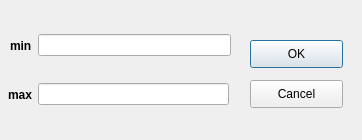
<?xml version="1.0" encoding="UTF-8"?>
<ui version="4.0">
 <class>DialogMinMax</class>
 <widget class="QDialog" name="DialogMinMax">
  <property name="geometry">
   <rect>
    <x>0</x>
    <y>0</y>
    <width>362</width>
    <height>140</height>
   </rect>
  </property>
  <property name="windowTitle">
   <string>Dialog</string>
  </property>
  <widget class="QWidget" name="horizontalLayoutWidget">
   <property name="geometry">
    <rect>
     <x>10</x>
     <y>10</y>
     <width>221</width>
     <height>71</height>
    </rect>
   </property>
   <layout class="QHBoxLayout" name="horizontalLayout">
    <item>
     <widget class="QLabel" name="label">
      <property name="font">
       <font>
        <pointsize>9</pointsize>
        <weight>75</weight>
        <bold>true</bold>
       </font>
      </property>
      <property name="frameShape">
       <enum>QFrame::NoFrame</enum>
      </property>
      <property name="text">
       <string>min</string>
      </property>
      <property name="textFormat">
       <enum>Qt::AutoText</enum>
      </property>
      <property name="scaledContents">
       <bool>false</bool>
      </property>
     </widget>
    </item>
    <item>
     <widget class="QLineEdit" name="minLineEdit"/>
    </item>
   </layout>
  </widget>
  <widget class="QPushButton" name="pushButton">
   <property name="geometry">
    <rect>
     <x>250</x>
     <y>40</y>
     <width>93</width>
     <height>28</height>
    </rect>
   </property>
   <property name="text">
    <string>OK</string>
   </property>
   <property name="default">
    <bool>true</bool>
   </property>
  </widget>
  <widget class="QPushButton" name="pushButton_2">
   <property name="geometry">
    <rect>
     <x>250</x>
     <y>80</y>
     <width>93</width>
     <height>28</height>
    </rect>
   </property>
   <property name="text">
    <string>Cancel</string>
   </property>
  </widget>
  <widget class="QWidget" name="horizontalLayoutWidget_2">
   <property name="geometry">
    <rect>
     <x>8</x>
     <y>60</y>
     <width>221</width>
     <height>69</height>
    </rect>
   </property>
   <layout class="QHBoxLayout" name="horizontalLayout_2">
    <item>
     <widget class="QLabel" name="label_2">
      <property name="font">
       <font>
        <pointsize>9</pointsize>
        <weight>75</weight>
        <bold>true</bold>
       </font>
      </property>
      <property name="frameShape">
       <enum>QFrame::NoFrame</enum>
      </property>
      <property name="text">
       <string>max</string>
      </property>
     </widget>
    </item>
    <item>
     <widget class="QLineEdit" name="maxLineEdit"/>
    </item>
   </layout>
  </widget>
 </widget>
 <resources/>
 <connections>
  <connection>
   <sender>pushButton_2</sender>
   <signal>clicked()</signal>
   <receiver>DialogMinMax</receiver>
   <slot>reject()</slot>
   <hints>
    <hint type="sourcelabel">
     <x>275</x>
     <y>94</y>
    </hint>
    <hint type="destinationlabel">
     <x>254</x>
     <y>121</y>
    </hint>
   </hints>
  </connection>
 </connections>
 <slots>
  <slot>slot1()</slot>
  <slot>slot2()</slot>
 </slots>
</ui>
